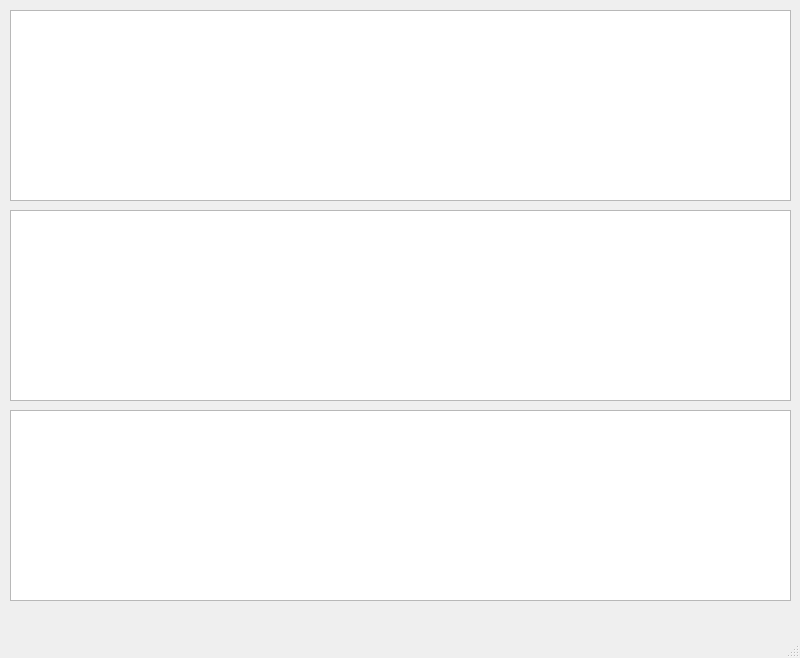
<?xml version="1.0" encoding="UTF-8"?>
<ui version="4.0">
 <class>MainWindow</class>
 <widget class="QMainWindow" name="MainWindow">
  <property name="geometry">
   <rect>
    <x>0</x>
    <y>0</y>
    <width>800</width>
    <height>658</height>
   </rect>
  </property>
  <property name="windowTitle">
   <string>MainWindow</string>
  </property>
  <widget class="QWidget" name="centralwidget">
   <widget class="QTextEdit" name="textEdit">
    <property name="geometry">
     <rect>
      <x>10</x>
      <y>10</y>
      <width>781</width>
      <height>191</height>
     </rect>
    </property>
   </widget>
   <widget class="QTextEdit" name="textEdit_2">
    <property name="geometry">
     <rect>
      <x>10</x>
      <y>210</y>
      <width>781</width>
      <height>191</height>
     </rect>
    </property>
   </widget>
   <widget class="QTextEdit" name="textEdit_3">
    <property name="geometry">
     <rect>
      <x>10</x>
      <y>410</y>
      <width>781</width>
      <height>191</height>
     </rect>
    </property>
   </widget>
  </widget>
  <widget class="QMenuBar" name="menubar">
   <property name="geometry">
    <rect>
     <x>0</x>
     <y>0</y>
     <width>800</width>
     <height>22</height>
    </rect>
   </property>
  </widget>
  <widget class="QStatusBar" name="statusbar"/>
 </widget>
 <resources/>
 <connections/>
</ui>
